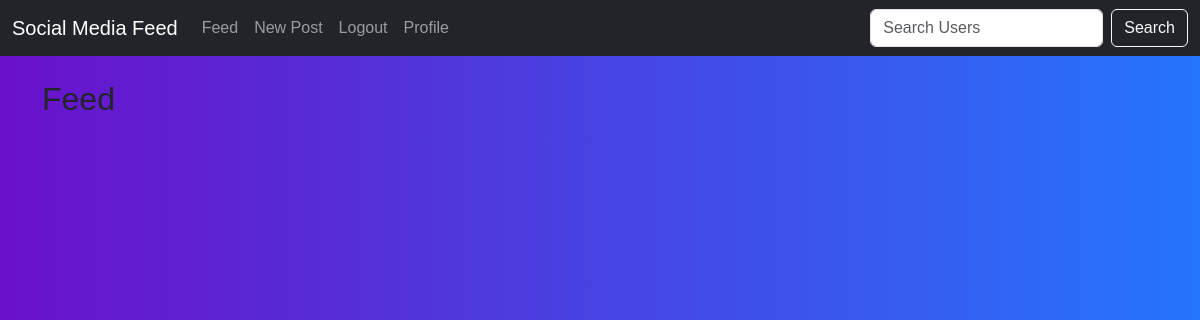
The app's page /feed/ (signed in), older data.
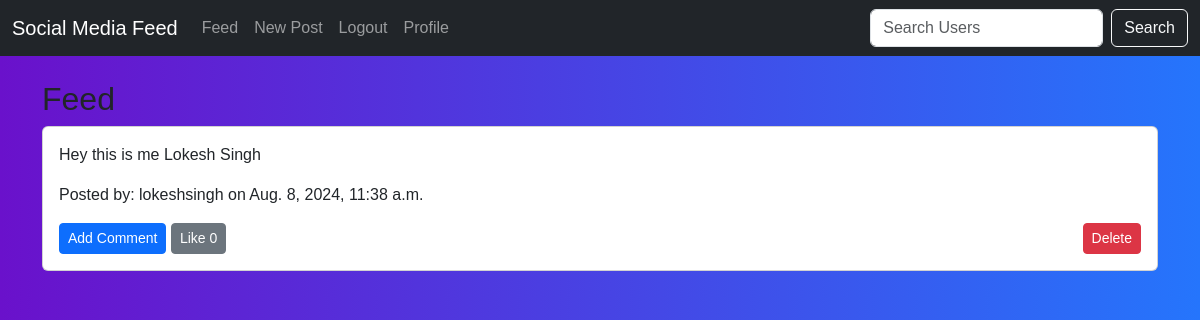
The same page, newer data.
### myapp/models.py (models this page shows, shortened)
class Post(models.Model):
    content = models.TextField()
    user = models.ForeignKey(User, on_delete=models.CASCADE, related_name='posts')
    created_at = models.DateTimeField(auto_now_add=True)
    updated_at = models.DateTimeField(auto_now=True)

### myapp/views.py (the view)
# urls.py: path('feed/', views.feed, name='feed'),
def feed(request):
    posts = Post.objects.all().order_by('-created_at')
    if request.user.is_authenticated:
        return render(request, 'feed.html', {'posts': posts})
    else:
        return render(request, 'guest_feed.html', {'posts': posts})

### myapp/templates/feed.html (shortened to what this page needs)
{% extends 'base.html' %}
{% block content %}
  <h2>Feed</h2>
  {% for post in posts %}
    <div class="card mb-3">
      <div class="card-body">
        <p class="card-text">{{ post.content }}</p>
        <p class="card-text">Posted by: {{ post.user.username }} on {{ post.created_at }}</p>
        <div class="d-flex justify-content-between">
          <div>
            <a href="{% url 'comment_create' post.pk %}" class="btn btn-primary btn-sm">Add Comment</a>
            <a href="{% url 'like' post.pk %}" class="btn btn-secondary btn-sm">Like {{ post.likes.count }}</a>
          </div>
          {% if post.user == request.user %}
            <a href="{% url 'post_delete' post.pk %}" class="btn btn-danger btn-sm">Delete</a>
          {% endif %}
        </div>
      </div>
    </div>
  {% endfor %}
{% endblock %}

Row changes from the older to the newer data that the page shows:
added Post: content "Hey this is me Lokesh Singh", user.username "lokeshsingh", created_at "Aug. 8, 2024, 11:38 a.m.", likes.count "0", shows "Delete"
